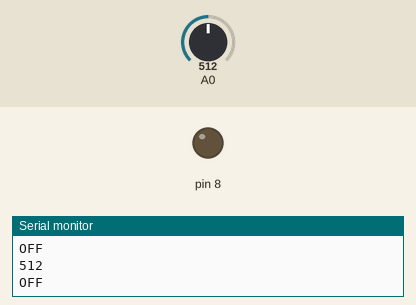
The sketch below on a simulated Arduino Uno, built with avr-gcc and run on an emulated ATmega328P. Shown: output pins drawn as LEDs (lit = HIGH), the last lines printed to the serial monitor. The inputs (shaded band) are chosen by the test bench; at power-on: A0 = 512.

Above: at 1.3 s.
1.4 s: A0 set to 986
2.9 s: A0 set to 1009
At 3.5 s:
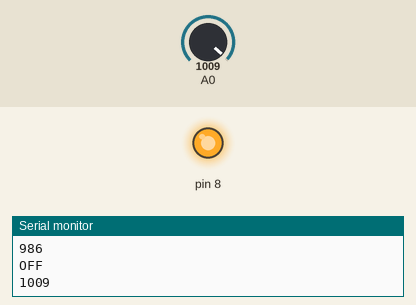
4.5 s: A0 set to 990
At 5.7 s:
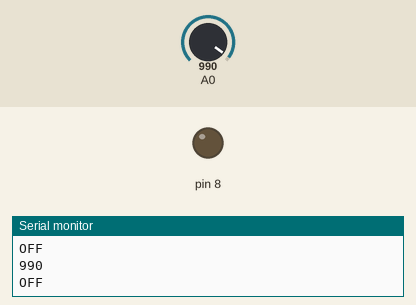
6.0 s: A0 set to 1010
At 7.1 s:
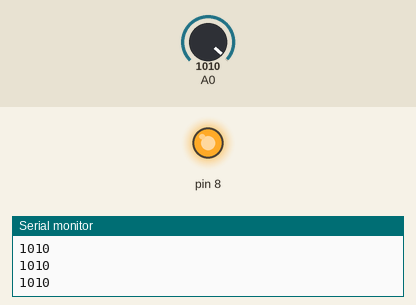
Timing chart, 0 to 8.5 s (numbered marks = the images above; inputs shaded):
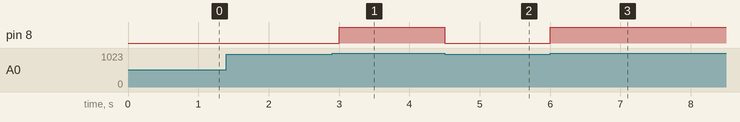

Measured:
- the behaviour switches between 1000 and 1001 on A0 (found by bisection; images 0 and 1)
- after the input at 2.9 s, pin 8: LOW → HIGH after 0.10 s
- after the input at 4.5 s, pin 8: HIGH → LOW at once
- after the input at 6.0 s, pin 8: LOW → HIGH at once

The sketch:

05_light_02.ino
```cpp
void setup() {
  Serial.begin(9600);
  pinMode(8, OUTPUT);

}

void loop() {
  int photoresistor = analogRead(A0);
  Serial.println(photoresistor);

  if(photoresistor > 1000 ) {
    digitalWrite(8, HIGH);
  } else {
    Serial.println("OFF");
    digitalWrite(8,LOW);
  }
  delay(500);
}
```
